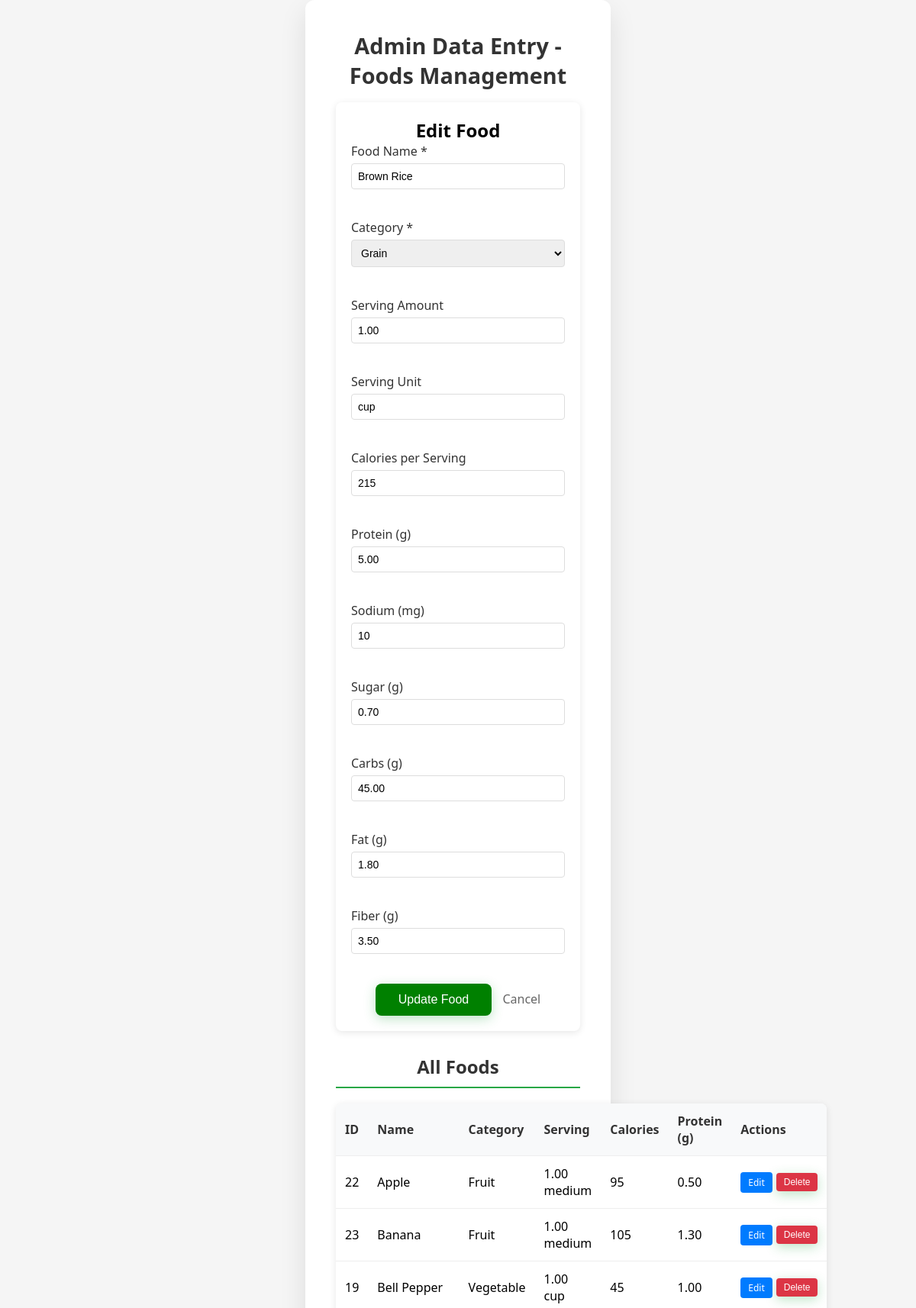
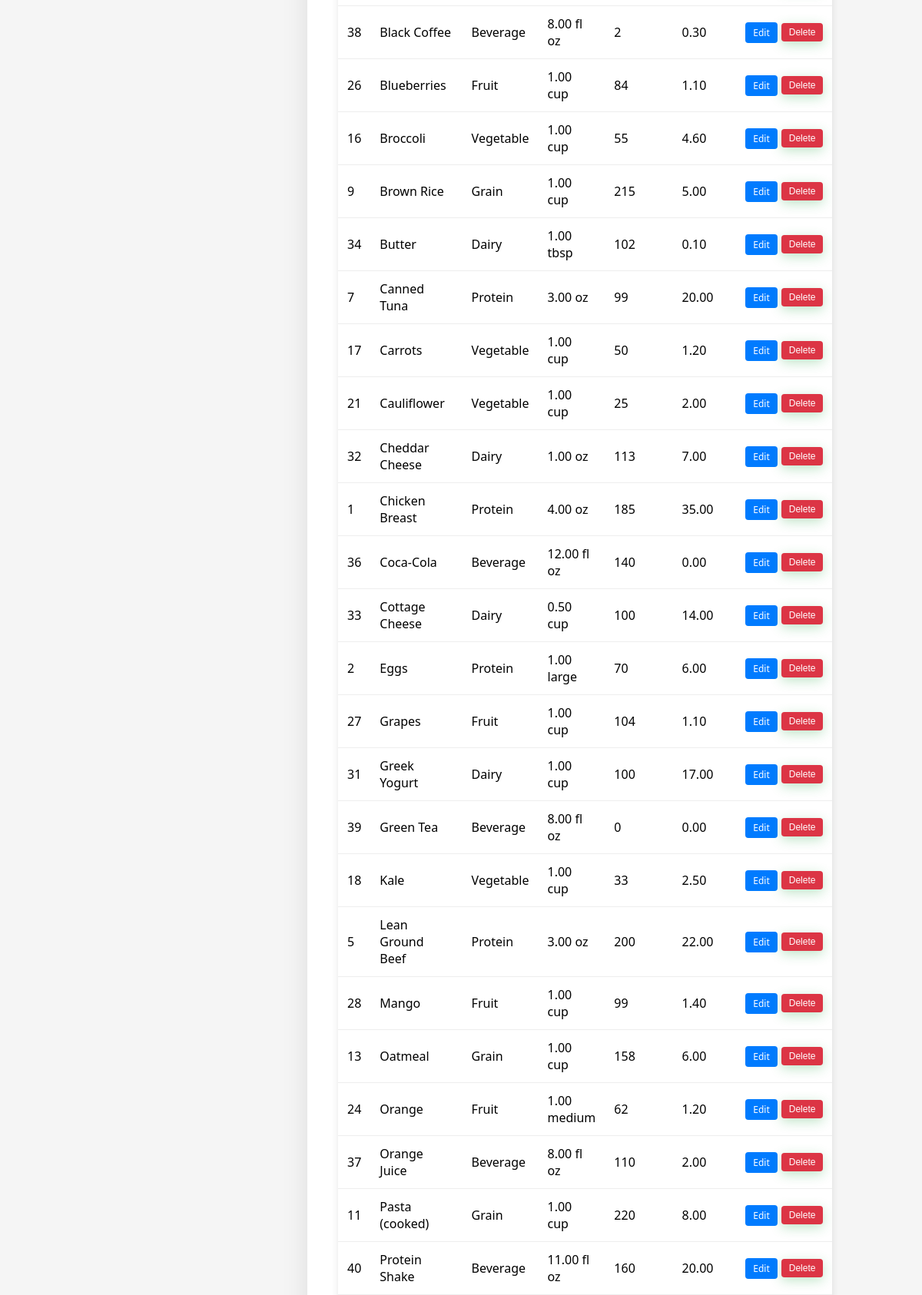
/admin/adminDataEntry.php?edit=9 (signed in, upper part), run on the app's committed database (2 pictures, top to bottom).
### tables this page shows
CREATE TABLE Foods (
  id INT PRIMARY KEY AUTO_INCREMENT,

  name VARCHAR(50) NOT NULL,

  category ENUM('protein', 'grain', 'vegetable', 'fruit', 'dairy', 'beverage') NOT NULL,

  serving_amount DECIMAL(6,2),            
  serving_unit VARCHAR(20),               

  calories_per_serving INT,

  protein_grams DECIMAL(5,2),
  sodium_mg INT,
  sugar_grams DECIMAL(5,2),
  carbs_grams DECIMAL(5,2),
  fat_grams DECIMAL(5,2),
  fiber_grams DECIMAL(5,2),

  INDEX idx_category (category),
  INDEX idx_nutrition (protein_grams, sodium_mg, sugar_grams)
);

### database/db.php (called while the page is built, shortened)
<?php
class db {
    private $pdo = null;
    function __construct() {
    try {
        $this->pdo = new PDO (
            "mysql:host=".DB_HOST.";dbname=".DB_NAME.";charset=".DB_CHARSET,
            DB_USER, DB_PASSWORD, [
                PDO::ATTR_ERRMODE => PDO::ERRMODE_EXCEPTION,
                PDO::ATTR_DEFAULT_FETCH_MODE => PDO::FETCH_ASSOC
            ]
        );
    } catch (PDOException $e) {
        echo "ERROR connecting <br>".$e->getMessage();
        return null;
    }
}
    public function selectOne($sql, $params = []) {
    try {
        $this->stmt = $this->pdo->prepare($sql);
        $this->stmt->execute($params);
        return $this->stmt->fetch();
    } catch (PDOException $e) {
        echo "SelectOne Error: " . $e->getMessage();
        return null;
    }
}
      function select ($sql, $data=null) {
          try{
              $this->stmt = $this->pdo->prepare($sql);
              $this->stmt->execute($data);
              return $this->stmt->fetchAll();
          } catch (PDOException $e) {
               echo $sql . "<br>".$e->getMessage();
               return null;
          }
      }
}
$_db = new db();

### admin/adminDataEntry.php (the view, shortened to what this page needs)
<?php
require_once __DIR__ . '/../database/db.php';
$foods = $_db->select("SELECT * FROM Foods ORDER BY name");
$editFood = null;
if (isset($_GET['edit'])) {
    $editId = $_GET['edit'];
    $editFood = $_db->selectOne("SELECT * FROM Foods WHERE id = ?", [$editId]);
}
?>
<!DOCTYPE html>
<html lang="en">
<head>
    <link rel="stylesheet" href="../style.css">
</head>
<body>
<div class="container">
    <h1>Admin Data Entry - Foods Management</h1>
    <div class="form-container">
        <h2><?php echo $editFood ? 'Edit Food' : 'Add New Food'; ?></h2>
        <form method="POST">
            <div class="form-row">
                <div class="form-group">
                    <label for="name">Food Name *</label>
                    <input type="text" id="name" name="name" value="<?php echo htmlspecialchars($editFood['name'] ?? ''); ?>" required>
                </div>
                <div class="form-group">
                    <label for="category">Category *</label>
                    <select id="category" name="category" required>
                        <option value="grain" <?php echo ($editFood['category'] ?? '') === 'grain' ? 'selected' : ''; ?>>Grain</option>
                    </select>
                </div>
            </div>
            <div class="form-row">
                <div class="form-group">
                    <label for="serving_amount">Serving Amount</label>
                    <input type="number" step="0.01" id="serving_amount" name="serving_amount" value="<?php echo htmlspecialchars($editFood['serving_amount'] ?? ''); ?>">
                </div>
                <div class="form-group">
                    <label for="serving_unit">Serving Unit</label>
                    <input type="text" id="serving_unit" name="serving_unit" value="<?php echo htmlspecialchars($editFood['serving_unit'] ?? ''); ?>" placeholder="e.g., oz, cup, g">
                </div>
                <div class="form-group">
                    <label for="calories">Calories per Serving</label>
                    <input type="number" id="calories" name="calories" value="<?php echo htmlspecialchars($editFood['calories_per_serving'] ?? ''); ?>">
                </div>
            </div>
            <div class="form-row">
                <div class="form-group">
                    <label for="protein">Protein (g)</label>
                    <input type="number" step="0.01" id="protein" name="protein" value="<?php echo htmlspecialchars($editFood['protein_grams'] ?? ''); ?>">
                </div>
                <div class="form-group">
                    <label for="sodium">Sodium (mg)</label>
                    <input type="number" id="sodium" name="sodium" value="<?php echo htmlspecialchars($editFood['sodium_mg'] ?? ''); ?>">
                </div>
                <div class="form-group">
                    <label for="sugar">Sugar (g)</label>
                    <input type="number" step="0.01" id="sugar" name="sugar" value="<?php echo htmlspecialchars($editFood['sugar_grams'] ?? ''); ?>">
                </div>
            </div>
            <div class="form-row">
                <div class="form-group">
                    <label for="carbs">Carbs (g)</label>
                    <input type="number" step="0.01" id="carbs" name="carbs" value="<?php echo htmlspecialchars($editFood['carbs_grams'] ?? ''); ?>">
                </div>
                <div class="form-group">
                    <label for="fat">Fat (g)</label>
                    <input type="number" step="0.01" id="fat" name="fat" value="<?php echo htmlspecialchars($editFood['fat_grams'] ?? ''); ?>">
                </div>
                <div class="form-group">
                    <label for="fiber">Fiber (g)</label>
                    <input type="number" step="0.01" id="fiber" name="fiber" value="<?php echo htmlspecialchars($editFood['fiber_grams'] ?? ''); ?>">
                </div>
            </div>
            <button type="submit"><?php echo $editFood ? 'Update Food' : 'Add Food'; ?></button>
            <?php if ($editFood): ?>
                <a href="adminDataEntry.php" style="margin-left: 10px; text-decoration: none; color: #666;">Cancel</a>
            <?php endif; ?>
        </form>
    </div>
    <h2 class="section-title">All Foods</h2>
    <?php if ($foods): ?>
        <table class="foods-table">
            <thead>
                <tr>
                    <th>ID</th>
                    <th>Name</th>
                    <th>Category</th>
                    <th>Serving</th>
                    <th>Calories</th>
                    <th>Protein (g)</th>
                    <th>Actions</th>
                </tr>
            </thead>
            <tbody>
                <?php foreach ($foods as $food): ?>
                    <tr>
                        <td><?php echo $food['id']; ?></td>
                        <td><?php echo htmlspecialchars($food['name']); ?></td>
                        <td><?php echo ucfirst($food['category']); ?></td>
                        <td><?php echo $food['serving_amount'] ? $food['serving_amount'] . ' ' . $food['serving_unit'] : '-'; ?></td>
                        <td><?php echo $food['calories_per_serving'] ?? '-'; ?></td>
                        <td><?php echo $food['protein_grams'] ?? '-'; ?></td>
                        <td>
                            <div class="action-buttons">
                                <a href="adminDataEntry.php?edit=<?php echo $food['id']; ?>" class="btn-small btn-edit">Edit</a>
                                <form method="POST" style="display: inline;" onsubmit="return confirm('Are you sure you want to delete this food item?');">
                                    <button type="submit" class="btn-small btn-delete">Delete</button>
                                </form>
                            </div>
                        </td>
                    </tr>
                <?php endforeach; ?>
            </tbody>
        </table>
    <?php else: ?>
        <p>No foods found. Add your first food item above!</p>
    <?php endif; ?>
</div>
</body>
</html>

### style.css (style rules this page uses)
* { margin: 0; padding: 0; box-sizing: border-box; }
body { font-family: 'Segoe UI', Tahoma, Geneva, Verdana, sans-serif; background: #f5f5f5; min-height: 100vh; display: flex; align-items: center; justify-content: center; }
.container { background: white; padding: 2.5rem; border-radius: 12px; box-shadow: 0 15px 35px rgba(0, 0, 0, 0.1); text-align: center; max-width: 400px; width: 90%; }
h1 { color: #333; margin-bottom: 1rem; font-size: 1.8rem; font-weight: 600; }
button { background: green; color: white; border: none; padding: 12px 30px; border-radius: 8px; font-size: 1rem; font-weight: 500; cursor: pointer; transition: all 0.3s ease; box-shadow: 0 4px 15px rgba(40, 167, 69, 0.3); }
.form-group { margin-bottom: 1.5rem; text-align: left; }
.form-group label { display: block; margin-bottom: 0.5rem; color: #333; font-weight: 500; }
.form-group input { width: 100%; padding: 12px; border: 2px solid #ddd; border-radius: 8px; font-size: 1rem; transition: border-color 0.3s ease; }

### admin/adminDataEntry.php (style rules this page uses)
.form-container { background: #fff; padding: 20px; border-radius: 8px; box-shadow: 0 2px 10px rgba(0,0,0,0.1); margin-bottom: 30px; }
.form-row { display: flex; gap: 15px; margin-bottom: 15px; flex-wrap: wrap; }
.form-group { flex: 1; min-width: 200px; }
.form-group label { display: block; margin-bottom: 5px; font-weight: 500; color: #333; }
.form-group input, .form-group select { width: 100%; padding: 8px; border: 1px solid #ddd; border-radius: 4px; font-size: 14px; }
.foods-table { width: 100%; border-collapse: collapse; background: #fff; border-radius: 8px; overflow: hidden; box-shadow: 0 2px 10px rgba(0,0,0,0.1); }
.foods-table th, .foods-table td { padding: 12px; text-align: left; border-bottom: 1px solid #eee; }
.foods-table th { background: #f8f9fa; font-weight: 600; color: #333; }
.action-buttons { display: flex; gap: 5px; }
.btn-small { padding: 5px 10px; font-size: 12px; border: none; border-radius: 4px; cursor: pointer; text-decoration: none; display: inline-block; }
.btn-edit { background: #007bff; color: white; }
.btn-delete { background: #dc3545; color: white; }
.section-title { margin-top: 30px; margin-bottom: 20px; color: #333; border-bottom: 2px solid #28a745; padding-bottom: 10px; }

### data on the page
foods: name "Brown Rice", category "Grain", serving_amount "1.00", serving_unit "cup", calories "215", protein "5.00", sodium "10", sugar "0.70", carbs "45.00", fat "1.80", fiber "3.50", id "9", calories_per_serving "215", protein_grams "5.00"
foods: id "22", name "Apple", category "Fruit", serving_amount "1.00", serving_unit "medium", calories_per_serving "95", protein_grams "0.50"
foods: id "23", name "Banana", category "Fruit", serving_amount "1.00", serving_unit "medium", calories_per_serving "105", protein_grams "1.30"
foods: id "19", name "Bell Pepper", category "Vegetable", serving_amount "1.00", serving_unit "cup", calories_per_serving "45", protein_grams "1.00"
foods: id "38", name "Black Coffee", category "Beverage", serving_amount "8.00", serving_unit "fl oz", calories_per_serving "2", protein_grams "0.30"
foods: id "26", name "Blueberries", category "Fruit", serving_amount "1.00", serving_unit "cup", calories_per_serving "84", protein_grams "1.10"
foods: id "16", name "Broccoli", category "Vegetable", serving_amount "1.00", serving_unit "cup", calories_per_serving "55", protein_grams "4.60"
foods: id "34", name "Butter", category "Dairy", serving_amount "1.00", serving_unit "tbsp", calories_per_serving "102", protein_grams "0.10"
foods: id "7", name "Canned Tuna", category "Protein", serving_amount "3.00", serving_unit "oz", calories_per_serving "99", protein_grams "20.00"
foods: id "17", name "Carrots", category "Vegetable", serving_amount "1.00", serving_unit "cup", calories_per_serving "50", protein_grams "1.20"
foods: id "21", name "Cauliflower", category "Vegetable", serving_amount "1.00", serving_unit "cup", calories_per_serving "25", protein_grams "2.00"
foods: id "32", name "Cheddar Cheese", category "Dairy", serving_amount "1.00", serving_unit "oz", calories_per_serving "113", protein_grams "7.00"
foods: id "1", name "Chicken Breast", category "Protein", serving_amount "4.00", serving_unit "oz", calories_per_serving "185", protein_grams "35.00"
foods: id "36", name "Coca-Cola", category "Beverage", serving_amount "12.00", serving_unit "fl oz", calories_per_serving "140", protein_grams "0.00"
foods: id "33", name "Cottage Cheese", category "Dairy", serving_amount "0.50", serving_unit "cup", calories_per_serving "100", protein_grams "14.00"
foods: id "2", name "Eggs", category "Protein", serving_amount "1.00", serving_unit "large", calories_per_serving "70", protein_grams "6.00"
foods: id "27", name "Grapes", category "Fruit", serving_amount "1.00", serving_unit "cup", calories_per_serving "104", protein_grams "1.10"
foods: id "31", name "Greek Yogurt", category "Dairy", serving_amount "1.00", serving_unit "cup", calories_per_serving "100", protein_grams "17.00"
foods: id "39", name "Green Tea", category "Beverage", serving_amount "8.00", serving_unit "fl oz", calories_per_serving "0", protein_grams "0.00"
foods: id "18", name "Kale", category "Vegetable", serving_amount "1.00", serving_unit "cup", calories_per_serving "33", protein_grams "2.50"
foods: id "5", name "Lean Ground Beef", category "Protein", serving_amount "3.00", serving_unit "oz", calories_per_serving "200", protein_grams "22.00"
foods: id "28", name "Mango", category "Fruit", serving_amount "1.00", serving_unit "cup", calories_per_serving "99", protein_grams "1.40"
foods: id "13", name "Oatmeal", category "Grain", serving_amount "1.00", serving_unit "cup", calories_per_serving "158", protein_grams "6.00"
foods: id "24", name "Orange", category "Fruit", serving_amount "1.00", serving_unit "medium", calories_per_serving "62", protein_grams "1.20"
foods: id "37", name "Orange Juice", category "Beverage", serving_amount "8.00", serving_unit "fl oz", calories_per_serving "110", protein_grams "2.00"
foods: id "11", name "Pasta (cooked)", category "Grain", serving_amount "1.00", serving_unit "cup", calories_per_serving "220", protein_grams "8.00"
foods: id "40", name "Protein Shake", category "Beverage", serving_amount "11.00", serving_unit "fl oz", calories_per_serving "160", protein_grams "20.00"
